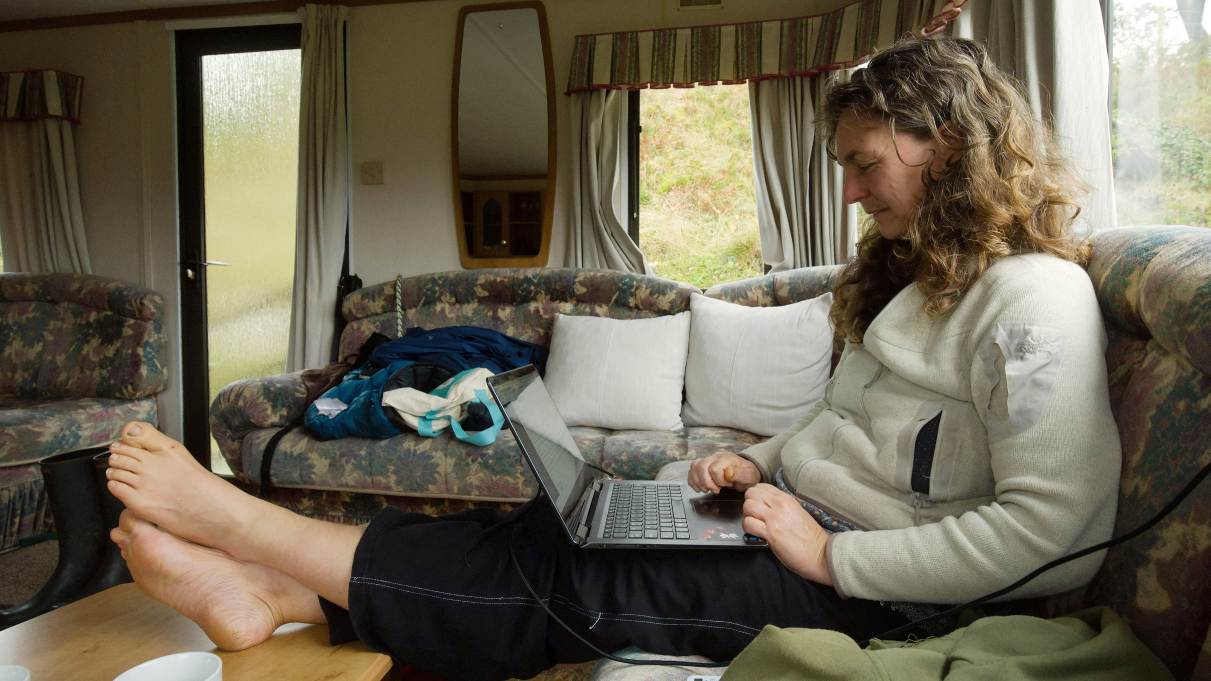
#> input picture assets/hero-emotional.webp, 4842 x 2724 px, found by its file name (shown at 1/4 size)
$ python resize_heroes.py
#> lines starting #> are read from the running program, lines starting #| are printed output that depends on the picture
from PIL import Image
import os

assets = r'D:\Work\Digital-Therapy-Solutions\output\assets'
TARGET_W, TARGET_H = 1400, 900

def crop_hero(src_name, dest_name, y_pct=0.28):
    """Scale to fill width, crop vertically at y_pct from top."""
#> called with src_name = 'hero-emotional.webp', dest_name = 'hero-emotional.webp', y_pct = 0.28
    src = os.path.join(assets, src_name)
    dest = os.path.join(assets, dest_name)
    img = Image.open(src).convert('RGB')
#> img is the input picture: PIL image 4842x2724 RGB; mean R, G, B 107, 100.1, 82.5
    w, h = img.size
#> w = 4842; h = 2724
    scale = TARGET_W / w
#> scale = 0.289
    new_h = int(h * scale)
#> new_h = 787
    img_s = img.resize((TARGET_W, new_h), Image.LANCZOS)
    y_off = int(new_h * y_pct)
#> y_off = 220
    if y_off + TARGET_H > new_h:
        y_off = max(0, new_h - TARGET_H)
#> y_off = 0
    cropped = img_s.crop((0, y_off, TARGET_W, y_off + TARGET_H))
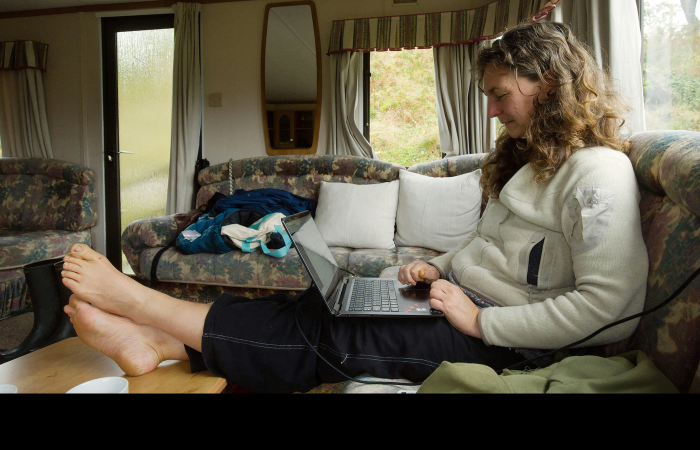
#> cropped: PIL image 1400x900 RGB (shown at 1/2 size); mean R, G, B 93.6, 87.5, 72.2
    cropped.save(dest, 'webp', quality=83)
    size = os.path.getsize(dest)
    print(f'{dest_name}: {cropped.size} — {size:,} bytes')
#| hero-emotional.webp: (1400, 900) — 151,310 bytes

# Image 1 (back-to-window): scale to width, take mid-lower portion showing person
crop_hero('hero-emotional.webp',   'hero-emotional.webp',   y_pct=0.28)

# Image 2 (armchair): landscape, small top crop
crop_hero('hero-review.webp',      'hero-review.webp',      y_pct=0.05)
#> call 2 of crop_hero, with src_name = 'hero-review.webp', dest_name = 'hero-review.webp', y_pct = 0.05
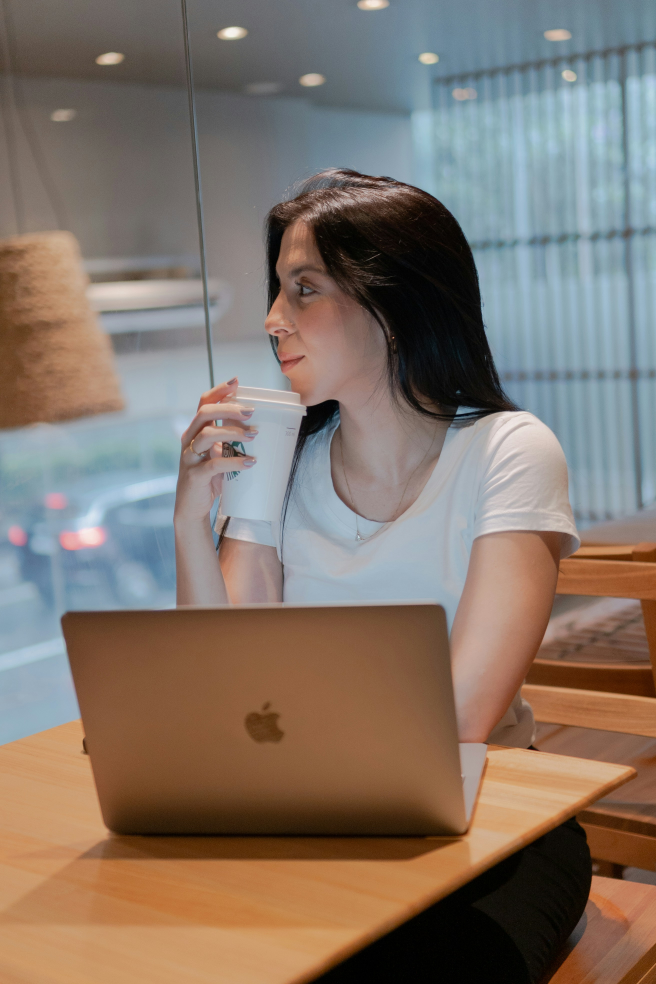
#> input picture assets/hero-review.webp, 2624 x 3936 px, found by its file name (shown at 1/4 size)
#> in crop_hero, img is the input picture: PIL image 2624x3936 RGB; mean R, G, B 131, 117.2, 106.5
#> in crop_hero (call 2), `cropped = img_s.crop((0, y_off, TARGET_W, y_off + TARGET_H))`:
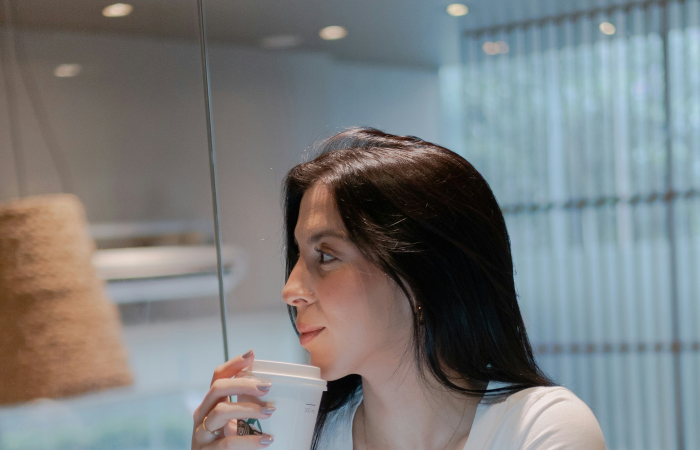
#> cropped: PIL image 1400x900 RGB (shown at 1/2 size); mean R, G, B 121.7, 124.1, 124.8
#| hero-review.webp: (1400, 900) — 71,372 bytes

# Image 3 (floor/window smile): scale to width, take upper portion showing face
crop_hero('Hero-calm-final.webp',  'hero-calm.webp',        y_pct=0.15)
#> (the run stopped early here; a loop or call above may not have finished)
